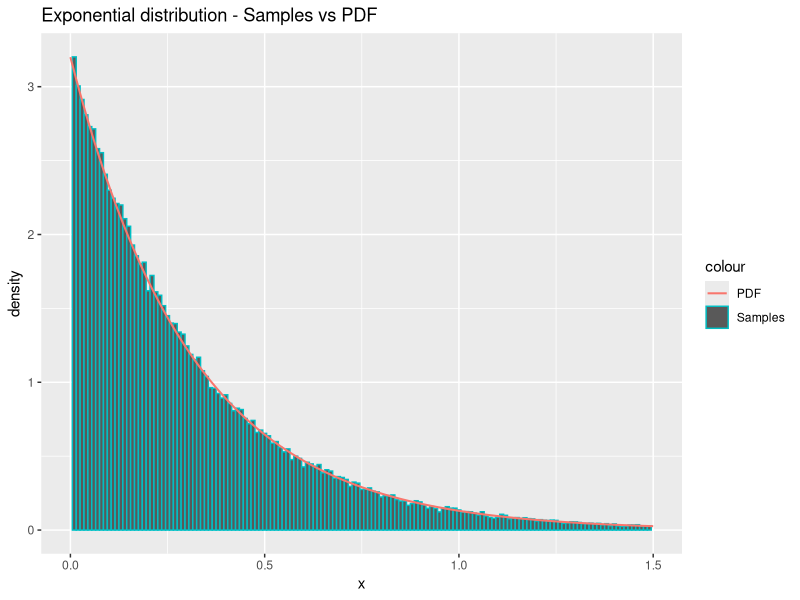
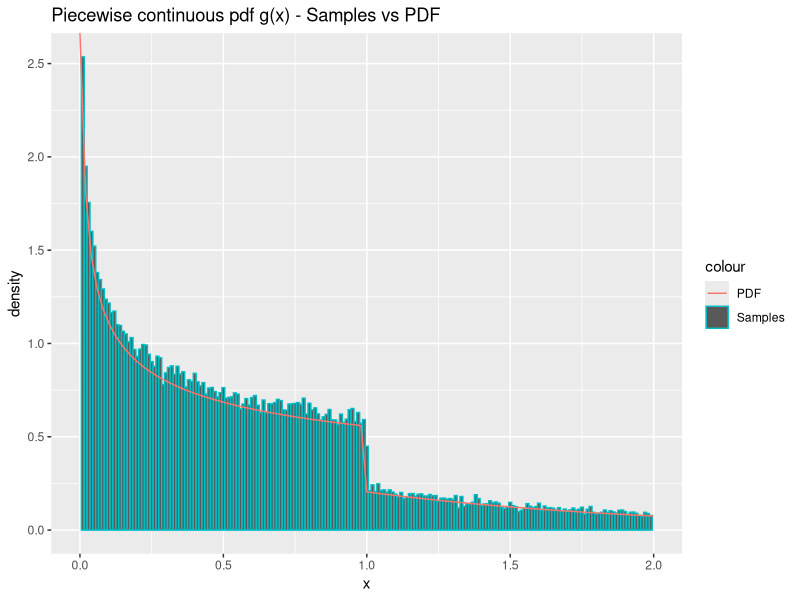
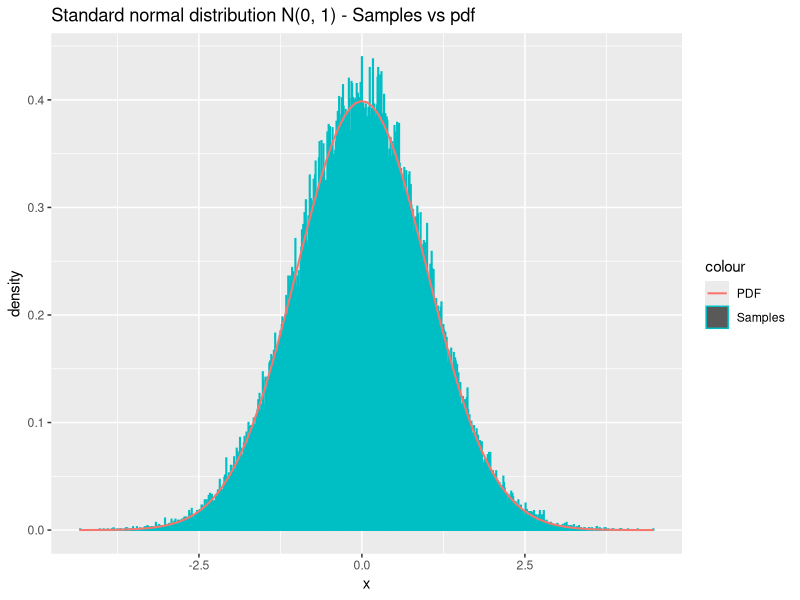
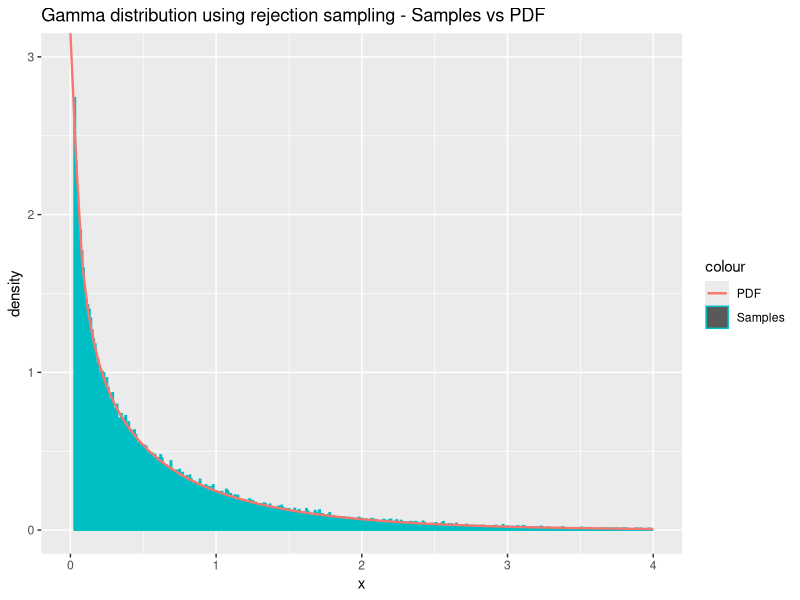
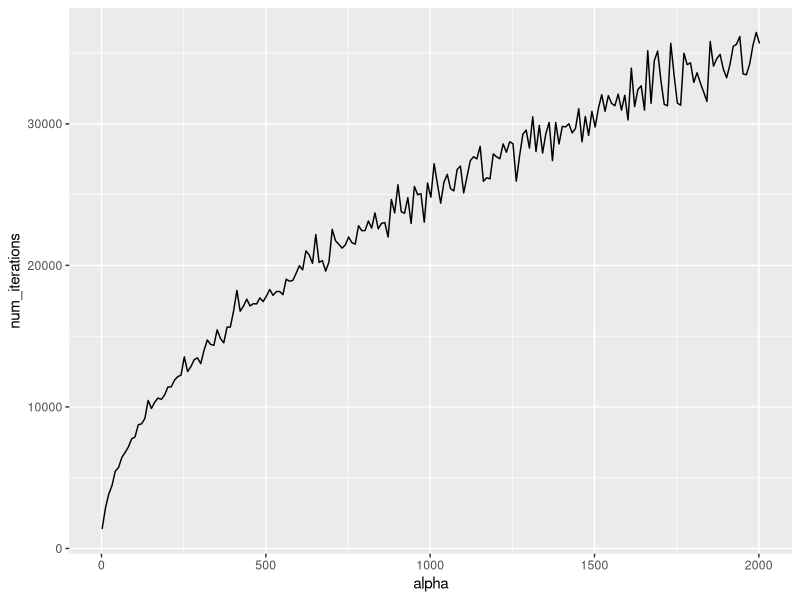
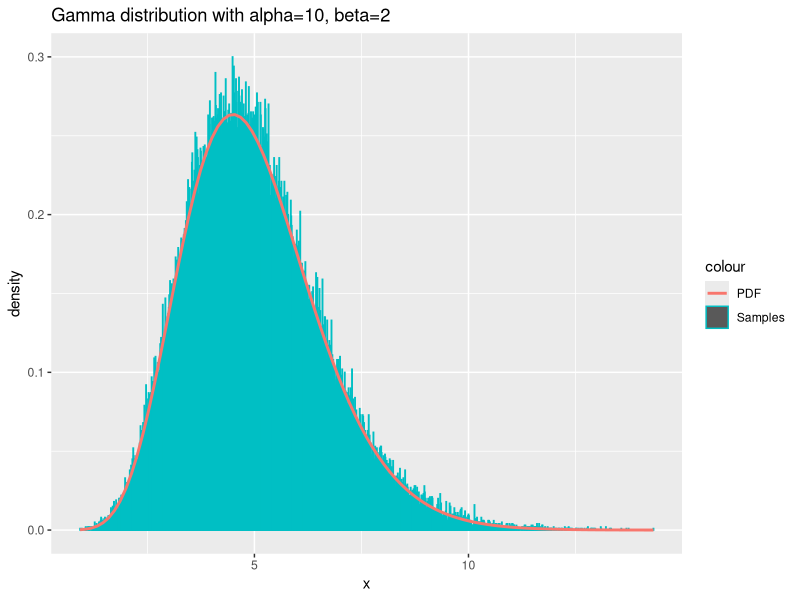
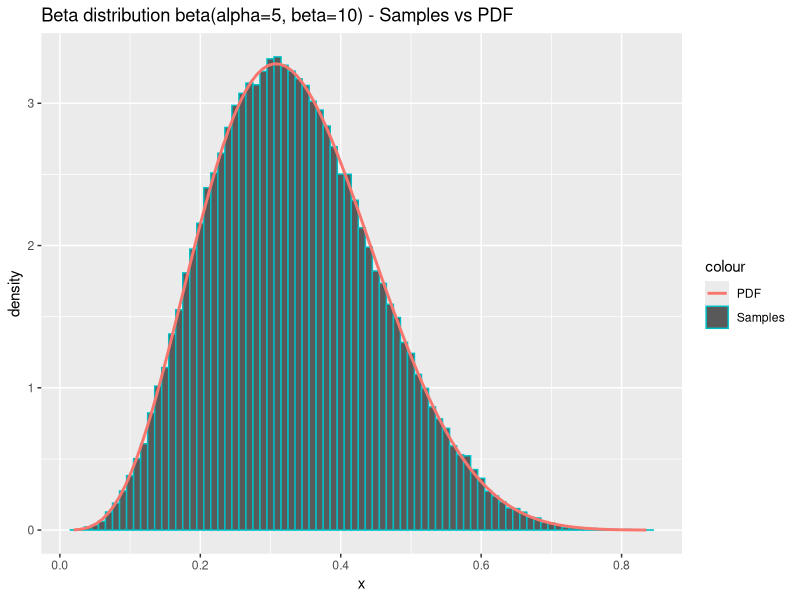
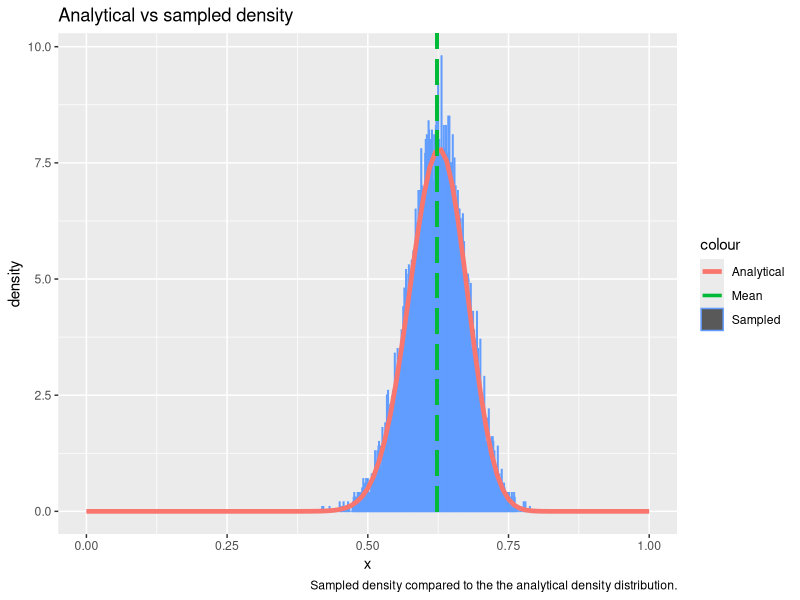

Reproduce these figures in R, in order.
## ---- chunk 1
  sample_exponential = function(n, lambda) {
    # Sample n times from U[0, 1]
    u = runif(n)
    
    # Evaluate inverse CDF in u:
    return(-1/lambda * log(u))
  }
## ---- chunk 2
  # Parameters
  n = 100000
  lambda = 3.2
  
  # Draw n samples from exponential distribution
  # with rate parameter lambda:
  x = sample_exponential(n, lambda)
  
  # Compare theoretical and sample mean and variance:
  cat("Theoretical mean:", 1/lambda, "Sample mean", mean(x), "\n")
  cat("Theoretical variance:", 1/lambda^2, "Sample variance", var(x), "\n")
## ---- chunk 3
  library(ggplot2)
  # Plot the samples which we generated in the
  # previous code block, together with the pdf
  df = data.frame(x=x)
  ggplot(df, aes(x=x)) +
    geom_histogram(aes(y = ..density.., color = "Samples"), binwidth=0.01) +
    stat_function(fun=dexp,geom = "line",size=0.7,args=(mean=lambda),aes(color="PDF")) +
    ggtitle("Exponential distribution - Samples vs PDF") +
    labs(x='x', y='density') +
    xlim(0, 1.5)
## ---- chunk 4
  # Define the pdf for g(x):
  density_g = function(x, alpha) {
    # Normalizing constant c:
    c = alpha*exp(1)/(alpha + exp(1))
    
    # Create an empty vector of same length as x:
    density = vector(length = length(x))
    
    # All elements corresponding to x < 1:
    density[x < 1.] = c*x[x<1.]^(alpha-1)
    
    # All elements corresponding to x >= 1:
    density[x >= 1.] = c*exp(-x[x>=1.])
    return(as.double(density))
  }
  # Sampler for g(x):
  sample_g = function(n, alpha) {
    # Normalizing constant c:
    c = (alpha * exp(1)) / (alpha + exp(1))
    
    # Draw n samples from U[0, 1]
    u = runif(n)
    
    # Create an empty vector of length n:
    samples = vector(length=n)
    
    # Set all elements corresponding to u < c/alpha
    # equal to the equation as defined in the inverse CDF:
    samples[u < c/alpha] = (alpha/c*u[u < c/alpha])^(1/alpha)
    
    # Set all elements corresponding to u >= c/alpha
    # equal to the equation as defined in the inverse CDF:
    samples[u >= c/alpha] = log(c / (1 - u[u >= c/alpha]))
    return(samples)
  }
## ---- chunk 5
  # Parameters:
  n = 100000
  alpha = 0.7
  
  # Draw n samples from our g(x) sampler
  # with parameter alpha:
  x = sample_g(n, alpha)
  
  # Normalizing constant:
  c = (alpha * exp(1)) / (alpha + exp(1))
  
  # Theoretical mean and variance use the expressions as defined above
  cat("Theoretical mean:", c/(alpha+1) + 2*c/exp(1), "Sample mean:", mean(x), "\n")
  cat("Theoretical variance:", c/(alpha+2) + 5*c/exp(1) - (c/(alpha+1) + 2*c/exp(1))^2, "Sample variance:", var(x), "\n")
## ---- chunk 6
  library(ggplot2)
  df = data.frame( x=x)
  ggplot(df, aes(x = x)) +
    geom_histogram(aes(y = ..density.., color = "Samples"), binwidth=0.01) +
    stat_function(fun=density_g,geom = "line",size=0.5,args=(mean=alpha),aes(color="PDF")) + 
    xlim(0, 2) + 
    ggtitle("Piecewise continuous pdf g(x) - Samples vs PDF") + labs(x='x', y='density')
## ---- chunk 7
  # Function to sample n times from N(0, 1):
  sample_standard_normal = function(n) {
    num_samples = n
    if((n %% 2) == 1) {
      # n is odd, so we should sample one extra:
      num_samples = num_samples + 1
    }
    
    # Sample from U[0, 2*pi]:
    x1 = runif(num_samples/2, 0, 2*pi)
    # Sample from exp(1/2):
    x2 = sample_exponential(num_samples/2, lambda=1/2)
    
    # Perform the transformations as defined above:
    y1 = sqrt(x2) * cos(x1)
    y2 = sqrt(x2) * sin(x1)
    
    # Remove the last sample if n is odd, 
    # and concatenate the vectors together to retrieve
    # n samples:
    return(c(y1, y2)[0:n])
  }
## ---- chunk 8
  # Parameters:
  n = 100000
  # Draw n samples from N(0,1):
  x = sample_standard_normal(n)
  
  cat("Theoretical mean:", 0, "Sample mean:", mean(x), "\n")
  cat("Theoretical variance:", 1, "Sample variance:", var(x), "\n")
## ---- chunk 9
  # Plot the samples from N(0, 1) in a histogram together with the pdf
  df = data.frame(x=x)
  ggplot(df, aes(x=x)) +
    geom_histogram(aes(y = ..density.., color = "Samples"), binwidth=0.01) +
    stat_function(fun=dnorm,geom = "line",size=0.7,args=list(0,1),aes(color="PDF")) +
    ggtitle("Standard normal distribution N(0, 1) - Samples vs pdf") +
    labs(x='x', y='density')
## ---- chunk 10
  # Function for sampling one time from the d-variate
  # normal distribution:
  sample_normal_d = function(d, mu, sigma) {
    # Draw d samples from N(0, 1):
    x = sample_standard_normal(d)
    
    # Apply the linear transformation:
    y = mu + t(chol(sigma)) %*% x
    
    return(y)
  }
## ---- chunk 11
  # Parameters:
  d = 2
  n = 100000
  mu = c(1.5, 3)
  sigma = matrix(c(5,7,7,10),ncol=d,nrow=d)
  
  # We have to sample in a for-loop since our sampler
  # cannot do this in a vectorized fashion:
  samples = matrix(NA, ncol=d, nrow=n)
  for (i in 1:n){
    samples[i,] = sample_normal_d(d,mu,sigma) # Draw n samples
  }
  
  average = apply(samples, 2, mean)
  print("Mean vector:")
  print.data.frame(data.frame(average))
  covmat = cov(samples)
  print("Covariance matrix:")
  print.data.frame(data.frame(covmat))
## ---- chunk 12
  # PDF of gamma for a given alpha and beta=1:
  density_f = function(x, alpha) {
    return(dgamma(x, alpha, rate=1))
  }
  
  # Function for drawing n samples from Gamma(alpha, 1)
  # When 0 < alpha < 1:
  sample_f_small = function(n, alpha) {
    c = (1/alpha + exp(-1)) / gamma(alpha)
    samples = vector()
    repeat {
      num_missing_samples = n - length(samples)
      x = sample_g(as.integer(num_missing_samples*c), alpha)
      
      acceptance_probs = density_f(x, alpha) / (c * density_g(x, alpha))
      u = runif(as.integer(num_missing_samples*c))
      samples = c(samples, x[u <= acceptance_probs])
      if(length(samples) >= n) {
        # Break out of loop if we have enough samples:
        break
      }
    }
    # Do not return excess samples:
    return(samples[0:n])
  }
## ---- chunk 13
  # Parameters:
  n = 100000
  alpha = 0.6 # 0 < alpha < 1
  
  # Draw n samples from Gamma(alpha, 1):
  x = sample_f_small(n, alpha)
  
  cat("Theoretical mean:", alpha, "Sample mean:", mean(x), "\n")
  cat("Theoretical variance:", alpha, "Sample variance:", var(x), "\n")
## ---- chunk 14
  n = 100000
  alpha = 0.6
  x = sample_f_small(n, alpha)
  df = data.frame(x)
  ggplot(df, aes(x = x)) +
    geom_histogram(aes(y = ..density.., color = "Samples"), binwidth=0.01) +
    stat_function(fun=dgamma,geom = "line",size=0.8,args=(alpha=alpha),aes(color="PDF")) +
    xlim(0, 4) + ylim(0, 3) + 
    ggtitle("Gamma distribution using rejection sampling - Samples vs PDF") + labs(x='x', y='density')
## ---- chunk 15
# Function for drawing n samples from
# Gamma(alpha, 1) when alpha > 1:
sample_f_large = function(n, alpha) {
  loga = (alpha - 1)/2 * (log(alpha - 1) - 1)
  logbp = (alpha + 1)/2 * (log(alpha + 1) - 1)
  
  samples = vector()
  num_iterations = 0
  
  while(length(samples) < n) {
    num_iterations = num_iterations + 1
    
    # Sample in log-scale
    log_x1 = loga + log(runif(1))
    log_x2 = logbp + log(runif(1))
    
    if(2*log_x1 <= (alpha - 1)*(log_x2 - log_x1) - exp(log_x2 - log_x1)) {
      # Accept the sample:
      samples = c(samples, exp(log_x2 - log_x1))
    }
  }
  
  return(list(samples=samples, num_iterations=num_iterations))
}
## ---- chunk 16
  # Parameters:
  n = 10000
  alpha = 50 # alpha > 1
  
  # Draw n samples from Gamma(alpha, 1) when alpha > 1
  samples = sample_f_large(n, alpha)$samples
  
  cat("Theoretical mean:", alpha, "Sample mean:", mean(samples), "\n")
  cat("Theoretical variance:", alpha, "Sample variance:", var(samples), "\n")
## ---- chunk 17
n = 1000
alpha = seq(2, 2002, 10)
num_iterations = vector()
for(a in alpha) {
  num_iterations = c(num_iterations, sample_f_large(n, a)$num_iterations)
}
df = data.frame(x=alpha, num_iterations=num_iterations)
ggplot(df, aes(x = alpha, y = num_iterations)) + geom_line()
## ---- chunk 18
sample_gamma = function(n, alpha, beta) {
  unscaled_samples = vector(length=n)
  if(alpha == 1.) {
    unscaled_samples = sample_exponential(n, 1)
  } else if(alpha < 1.) {
    unscaled_samples = sample_f_small(n, alpha)
  } else { # alpha > 1.
    unscaled_samples = sample_f_large(n, alpha)$samples
  }
  samples = unscaled_samples/as.double(beta)
  return(samples)
}
## ---- chunk 19
  # Parameters:
  n = 100000
  alpha = 10
  beta = 2
  
  # Draw n samples from Gamma(alpha, beta)
  x = sample_gamma(n, alpha, beta)
  
  # Plot the samples in a histogram together with the pdf
  df = data.frame(x)
  ggplot(df, aes(x = x)) +
      geom_histogram(aes(y = ..density.., color = "Samples"), binwidth=0.01) +
      stat_function(fun=dgamma,geom = "line",size=1,aes(color='PDF'),args = list(shape=alpha, rate=beta)) +
      ggtitle("Gamma distribution with alpha=10, beta=2") + labs(x='x', y='density')
## ---- chunk 20
  sample_beta = function(n, alpha, beta) {
    x = sample_gamma(n, alpha, 1)
    y = sample_gamma(n, beta, 1)
    z = x/(x+y)
    return(z)
  }
## ---- chunk 21
  # Parameters:
  n = 100000
  alpha = 5
  beta = 10
  
  # Draw n samples from beta(alpha, beta):
  x = sample_beta(n, alpha, beta)
  
  cat("Theoretical mean:", alpha/(alpha+beta), "Sample mean:", mean(x), "\n")
  cat("Theoretical variance", alpha*beta/((alpha+beta)^2*(alpha + beta + 1)), "Sample variance:", var(x), "\n")
## ---- chunk 22
  df = data.frame(x=x)
  ggplot(df, aes(x = x)) +
      geom_histogram(aes(y = ..density.., color = "Samples"), binwidth=0.01) +
      stat_function(fun=dbeta,geom = "line",size=1,aes(color='PDF'),args = list(shape1=alpha, shape2=beta)) +
      ggtitle("Beta distribution beta(alpha=5, beta=10) - Samples vs PDF") + labs(x='x', y='density')
## ---- chunk 23
#Estimate probability by monte carlo integration
estimate_monte_carlo = function(n) {
  x = sample_standard_normal(n)
  samples = rep(NA, n)
  
  #Set all values above 4 to 1 and all below to 0
  samples[x > 4] = 1
  samples[x <= 4] = 0
  return(samples)
}
## ---- chunk 24
n = 100000
x = estimate_monte_carlo(n)
est = mean(x)
confidence_interval = est + c(-1, 1)*qnorm(.975)*sqrt(var(x)/n) #Calculate variance
cat("Prob(x>4): ", est, "\n")
cat("Confidence:", confidence_interval, "\n")
## ---- chunk 25
generate_weighted_samples = function(n) {
  samples = rep(NA, n)
  sample_u = runif(n) #Generate uniform samples
  sample_x = sqrt(16-2*log(1-sample_u)) #Inverse sampling from G(x)
  samples[ sample_x <= 4.] = 0
  
  #Calculate 1*w(x) for all samples of X > 4
  samples[ sample_x > 4.] = 1/(exp(8)*sqrt(2*pi)*sample_x[ sample_x > 4.]) 
  
  return(samples)
}
## ---- chunk 26
n = 100000
samples = generate_weighted_samples(n)
est = mean(samples)
confidence_interval = est + c(-1, 1)*qnorm(.975)*sqrt(var(samples)/n)
cat("Estimated:", est, "\n")
cat("Confidence interval:", confidence_interval, "\n")
## ---- chunk 27
#Draw sample from g(x) using inverse transform
generate_weighted_samples_anth = function(n) {
  samples = rep(NA)
  samples_u_1 = runif(n)
  samples_u_2 = 1 - samples_u_1 # Calculate the antithetic variates
  samples_u = c(samples_u_1, samples_u_2) # Combine the variates
  sample_x = sqrt(16-2*log(1-samples_u)) #Inverse sampling from G(x)
  samples[ sample_x <= 4.] = 0
  
  #Calculate 1*w(x) for all samples of X > 4
  samples[ sample_x > 4.] = 1/(exp(8)*sqrt(2*pi)*sample_x[ sample_x > 4.])
  
  return(samples)
}
## ---- chunk 28
n = 50000
samples = generate_weighted_samples_anth(n)
est = mean(samples)
confidence_interval = est + c(-1, 1)*qnorm(.975)*sqrt(var(samples)/(2*n)) #Multiply n by 2 as number of samples is the double of n
cat("Estimated:", est, "\n")
cat("Confidence interval:", confidence_interval, "\n")
## ---- chunk 29
#Function to be sampled from
f_function = function(x) {
    return((2 + x)^125 * (1 - x)^38 * x^34)
}
#Find highest value of f_function to set as max c
target_c = optimize(f_function, c(0, 1), maximum = TRUE)
#Find normalizing constant
n_c = integrate(f_function, 0, 1)$val
generate_samples = function(n) {
    samples = rep(NA, n)
    run_cnt = 0
    for (i in 1:n) {
        done = 0
        while (done == 0) {
            x_sample = runif(1)  # Proposal sample
            a = f_function(x_sample)/target_c$objective #Acceptance probability
            u = runif(1) #Used to determine acceptance
            # Accept if u<a(alpha)
            if (u <= a) {
                samples[i] = x_sample
                done = 1
            }
            run_cnt = run_cnt + 1
        }
    }
    return(list(samples = samples, iterations = run_cnt))
}
## ---- chunk 30
n = 10000
# Function used to find actual mean
g = function(x) {
  return(x*f_function(x)*x)
}
f_func_density = function(x) {
  return(f_function(x)/n_c)
}
y = generate_samples(n) #Generate samples from the distribution
est_mean = sum(y$samples)/n
cat("Estimated mean: ", sum(y$samples)/n, "Theoretical mean: ", integrate(g, 0, 1)$val/n_c, "\n")
## ---- chunk 31
#Generate histogram
df = data.frame(theo = seq(0, 1, length.out = n), value = y$samples)
ggplot(df, aes(x = value)) + geom_histogram(aes(y = ..density.., colour = "Sampled"), 
    binwidth = 0.001) + stat_function(fun = f_func_density, geom = "line", 
    size = 1.6, aes(colour = "Analytical")) + ggtitle("Analytical vs sampled density") + 
    xlim(0, 1) + geom_segment(x = sum(y$samples)/n, xend = sum(y$samples)/n, 
    y = 0, yend = 100, aes(colour = "Mean"), size = 1.2, linetype = "longdash") + 
    labs(x = "x", y = "density", caption = paste("Sampled density compared to the the analytical density distribution."))
## ---- chunk 32
cat("Average random numbers per sample: ",y$iterations/n)
cat("Theoretical expected numbers per sample: ", target_c$objective/n_c)
## ---- chunk 33
# Target pdf, unscaled
posterior_target_unscaled = function(x) {
    return(f_func_density(x) * dbeta(x, 1, 5))
}
#Compute normalizing constant
n_c_posterior = integrate(posterior_target_unscaled, 0, 1)$value
# Normalized posterior target pdf
posterior_target_scaled = function(x) {
    return(posterior_target_unscaled(x)/n_c_posterior)
}
# Density: f_new(x) * x
posterior_target_mean_density = function(x) {
    return(x * posterior_target_scaled(x))
}
theoretical_mean = integrate(posterior_target_mean_density, 0, 1)$value
weights = posterior_target_scaled(y$samples)/f_func_density(y$samples)
posterior_mean = sum(y$samples * weights)/n
cat("Posterior mean estimate:", posterior_mean, "Analytical posterior mean:", theoretical_mean, "\n")
